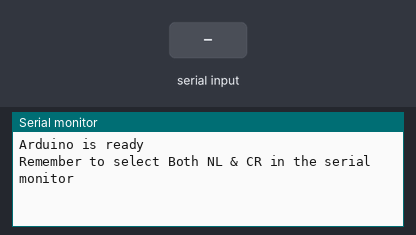
This sketch was run on a simulated Arduino Uno, built with avr-gcc and run on an emulated ATmega328P. Parts: the last lines printed to the serial monitor. The test bench sets the inputs (shaded band).

Above: at 1.2 s.
1.3 s: "1" received over the second serial link
At 2.2 s:
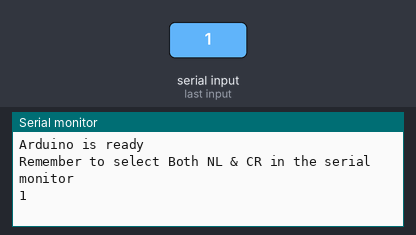
2.8 s: "0" received over the second serial link
At 3.4 s:
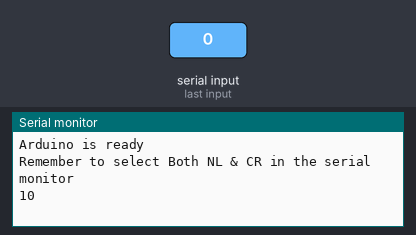

The sketch:

HC-05_AT_Mode.ino
```cpp
#include <SoftwareSerial.h>
SoftwareSerial BTserial(2, 3); // TX | RX

char c = ' ';

void setup()
{
    Serial.begin(9600);
    Serial.println("Arduino is ready");
    Serial.println("Remember to select Both NL & CR in the serial monitor");

    // HC-05 default serial speed for AT mode is 38400
    BTserial.begin(38400);
}

void loop()
{

    // Keep reading from HC-05 and send to Arduino Serial Monitor
    if (BTserial.available())
    {
        c = BTserial.read();
        Serial.write(c);
    }

    // Keep reading from Arduino Serial Monitor and send to HC-05
    if (Serial.available())
    {
        c =  Serial.read();
        BTserial.write(c);
    }

}
```

Measured:
- after the input at 1.3 s, the serial monitor: prints a new line at once (image 1)
- after the input at 2.8 s, the serial monitor: prints a new line at once (image 2)
